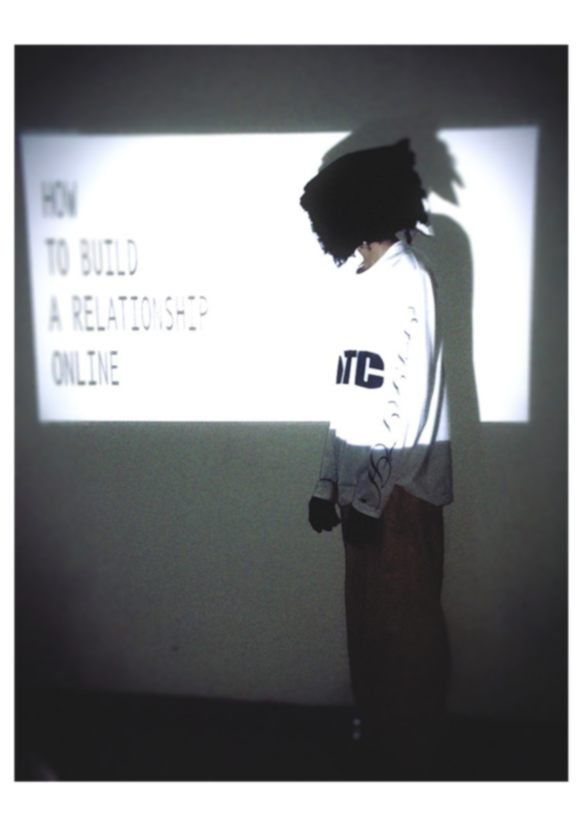
#> input picture photography/photos/FILTH PAGE 4.png, 1748 x 2480 px (shown at 1/3 size); its folder holds 4 pictures in this run
$ python testscript.py
#> lines starting #> are read from the running program, lines starting #| are printed output that depends on the picture
import os
from PIL import Image

# ---------- ABSOLUTE PATH FIX ----------
SCRIPT_DIR = os.path.dirname(os.path.abspath(__file__))

SOURCE_DIR = os.path.join(SCRIPT_DIR, "photography", "photos")
THUMB_DIR = os.path.join(SOURCE_DIR, "thumb")
HTML_FILE = os.path.join(SCRIPT_DIR, "photography", "photography.html")
# -------------------------------------

THUMB_WIDTH = 600
WEBP_QUALITY = 60
SOURCE_EXTS = (".jpg", ".jpeg", ".png", ".JPG", ".PNG")


def debug_paths():
    print("SCRIPT_DIR :", SCRIPT_DIR)
    print("SOURCE_DIR :", SOURCE_DIR)
    print("THUMB_DIR  :", THUMB_DIR)
    print("HTML_FILE  :", HTML_FILE)
    print("-" * 40)


def ensure_thumb_dir():
    os.makedirs(THUMB_DIR, exist_ok=True)


def get_source_images():
    images = {}
    files = os.listdir(SOURCE_DIR)
    print("SOURCE FILES:", files)

    for f in files:
        if f.endswith(SOURCE_EXTS):
            base = os.path.splitext(f)[0]
            images[base] = f
    return images


def get_existing_thumbs():
    if not os.path.exists(THUMB_DIR):
        return set()

    thumbs = os.listdir(THUMB_DIR)
    print("THUMB FILES :", thumbs)

    return {
        os.path.splitext(f)[0]
        for f in thumbs
        if f.endswith(".webp")
    }


def create_missing_thumbs(source_images, existing_thumbs):
    new_images = []

    print("SOURCE BASES:", set(source_images.keys()))
    print("THUMB BASES :", existing_thumbs)

    missing = set(source_images.keys()) - existing_thumbs
    print("MISSING    :", missing)

    for base in missing:
        filename = source_images[base]

        src = os.path.join(SOURCE_DIR, filename)
        dst = os.path.join(THUMB_DIR, f"{base}.webp")

        try:
            with Image.open(src) as img:
#> img is the input picture: PIL image 1748x2480 RGBA; mean R, G, B, A 135.8, 137.1, 138.6, 255
                img = img.convert("RGB")
#> img: PIL image 1748x2480 RGB
                w, h = img.size
#> w = 1748; h = 2480
                nh = int((THUMB_WIDTH / w) * h)
#> nh = 851
                img = img.resize((THUMB_WIDTH, nh), Image.LANCZOS)
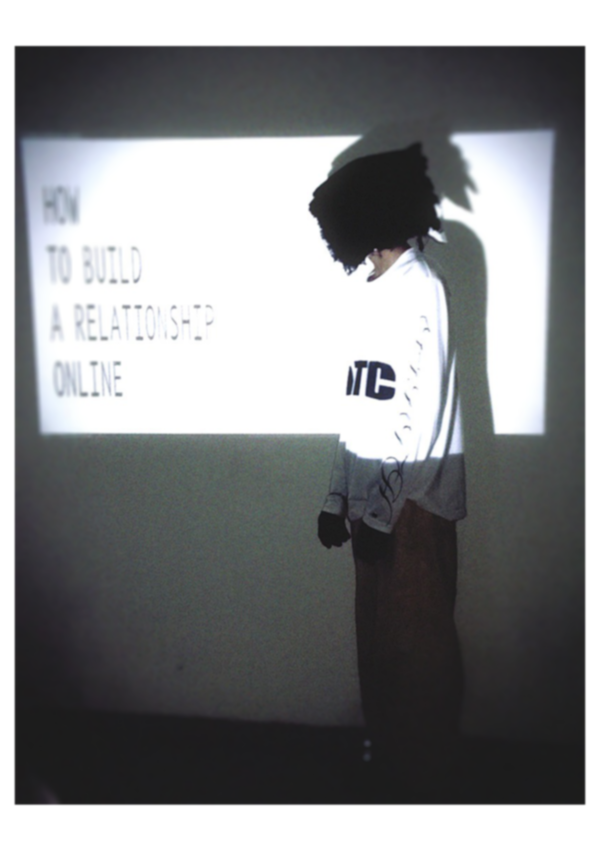
#> img: PIL image 600x851 RGB; mean R, G, B 135.8, 137.1, 138.6
                img.save(dst, "WEBP", quality=WEBP_QUALITY)

            new_images.append(filename)
            print(f"✔ CREATED: {base}.webp")

        except Exception as e:
            print(f"✖ ERROR: {filename} → {e}")
#> pass 2 of the loop in create_missing_thumbs, `for base in missing:`:
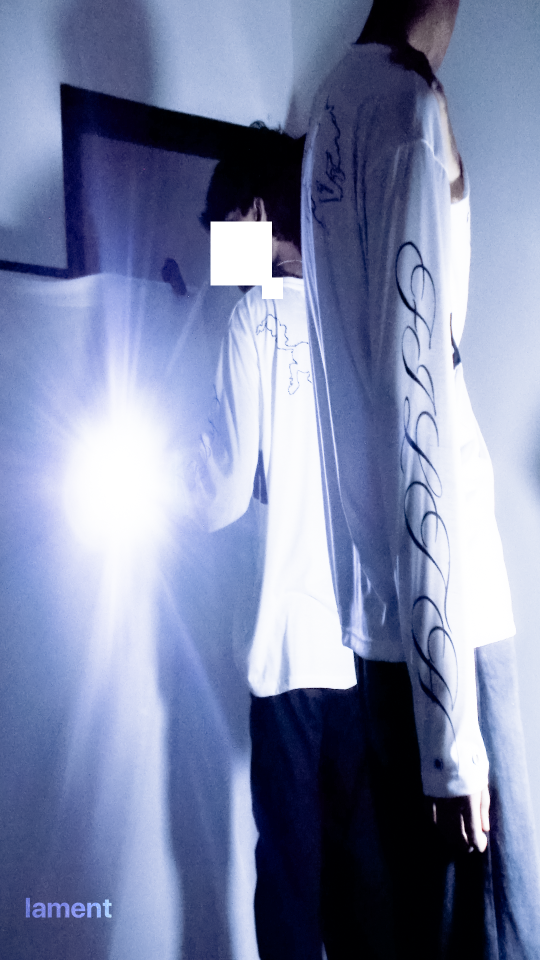
#> input picture photography/photos/2filthtee w lights.png, 1080 x 1920 px (shown at 1/2 size)
#> in create_missing_thumbs, img is the input picture: PIL image 1080x1920 RGBA; mean R, G, B, A 124.4, 133.9, 167.1, 255
#> in create_missing_thumbs, `img = img.resize((THUMB_WIDTH, nh), Image.LANCZOS)`:
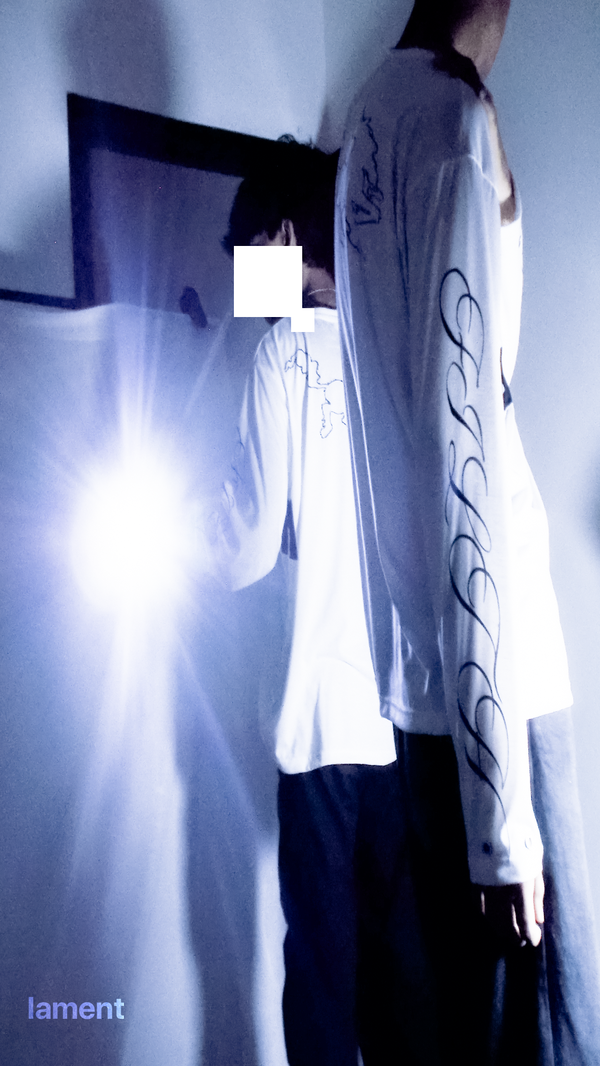
#> img: PIL image 600x1066 RGB; mean R, G, B 124.4, 133.9, 167.1
#> pass 3 of the loop in create_missing_thumbs, `for base in missing:`:
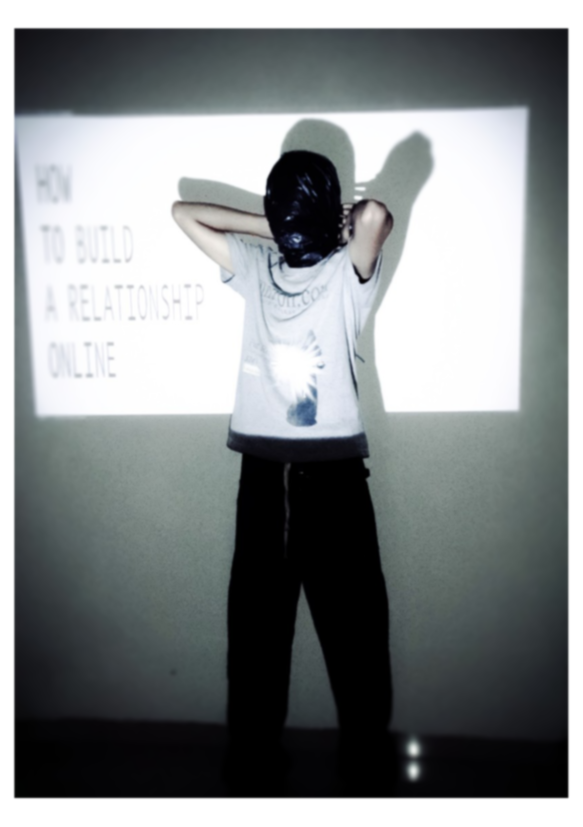
#> input picture photography/photos/AMAZON1 PAGE 4.png, 1748 x 2480 px (shown at 1/3 size)
#> in create_missing_thumbs, img is the input picture: PIL image 1748x2480 RGBA; mean R, G, B, A 133.2, 137.6, 138.9, 255
#> in create_missing_thumbs, `img = img.resize((THUMB_WIDTH, nh), Image.LANCZOS)`:
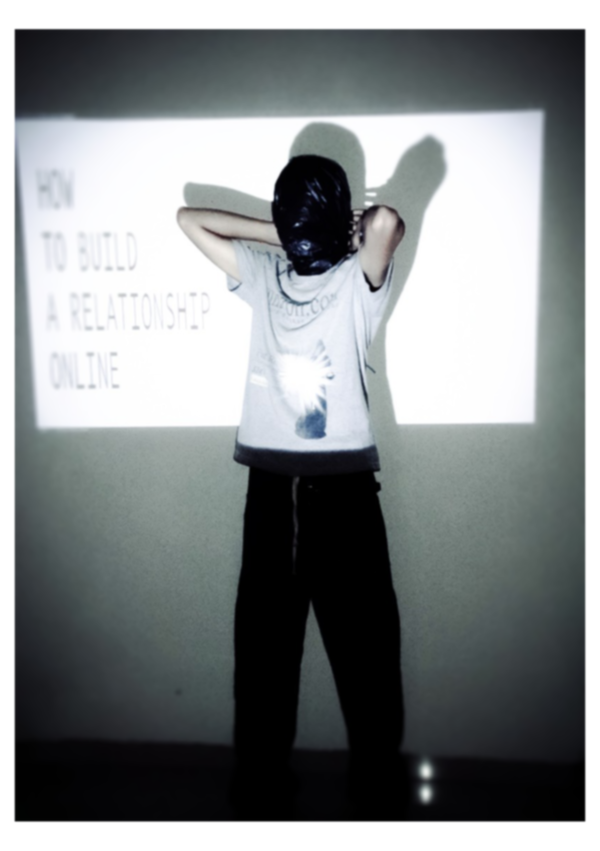
#> img: PIL image 600x851 RGB; mean R, G, B 133.2, 137.6, 138.9
#> the loop made 4 passes; the first 3 are shown

    return new_images


def inject_into_html(new_images):
    if not new_images:
        print("⚠ NOTHING TO INJECT")
        return

#> (the run stopped early here; a loop or call above may not have finished)
